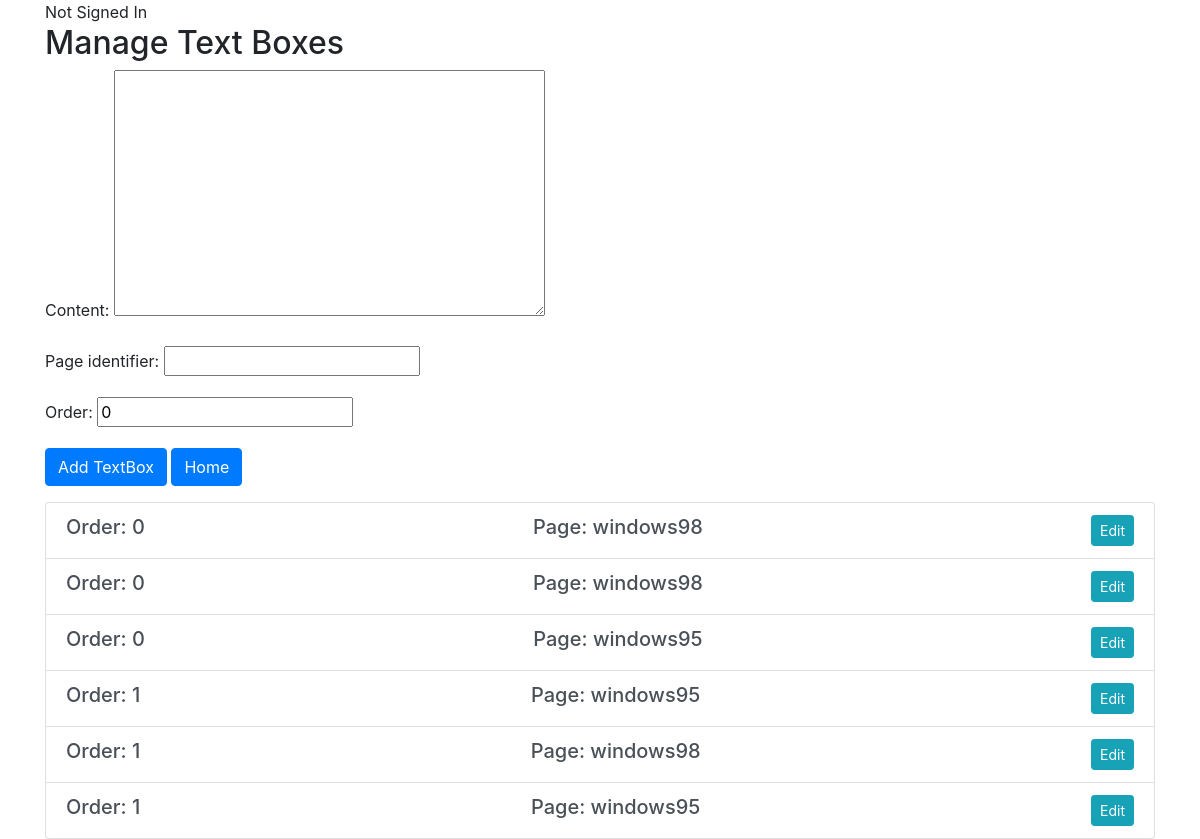
The page /manage_textboxes/ on the database its author committed.
### customerproject/models.py (models this page shows)
class TextBox(models.Model):
    content = models.TextField()
    page_identifier = models.CharField(max_length=100)
    order = models.PositiveIntegerField(default=0)
    class Meta:
        ordering = ['order', 'id', 'page_identifier']

### customerproject/views.py (the view)
# urls.py: path('manage_textboxes/', manage_textboxes, name='manage_textboxes'),
def manage_textboxes(request):
    text_boxes = TextBox.objects.all()
    if request.method == 'POST':
        form = TextBoxForm(request.POST)
        if form.is_valid():
            form.save()
            return redirect('manage_textboxes')
    else:
        form = TextBoxForm()
    return render(request, 'manage_textboxes.html', {
        'text_boxes': text_boxes,
        'form': form
    })

### customerproject/forms.py
class TextBoxForm(forms.ModelForm):
    class Meta:
        model = TextBox
        fields = ['content', 'page_identifier', 'order']

### customerproject/templates/manage_textboxes.html (shortened to what this page needs)
{% extends "base.html" %}
{% block content %}
    <h2>Manage Text Boxes</h2>
    <form method="post" class="mb-3">
        {{ form.as_p }}
        <button type="submit" class="btn btn-primary">Add TextBox</button>
        <a class="btn btn-primary" href="{% url 'homepage' %}" role="button">Home</a>
    </form>
    <div class="list-group">
        {% for text_box in text_boxes %}
            <div class="list-group-item list-group-item-action flex-column align-items-start">
                <div class="d-flex w-100 justify-content-between">
                    <h5 class="mb-1">Order: {{ text_box.order }}</h5>
                    <h5 class="mb-1"> Page: {{ text_box.page_identifier }}</h5>
                    <div class="btn-group">
                        <a href="{% url 'edit_textbox' text_box.pk %}" class="btn btn-info btn-sm">Edit</a>
                    </div>
                </div>
            </div>
        {% endfor %}
    </div>
{% endblock %}

### rows shown on the page
TextBox: order "0", page_identifier "windows98"
TextBox: order "0", page_identifier "windows98"
TextBox: order "0", page_identifier "windows95"
TextBox: order "1", page_identifier "windows95"
TextBox: order "1", page_identifier "windows98"
TextBox: order "1", page_identifier "windows95"
